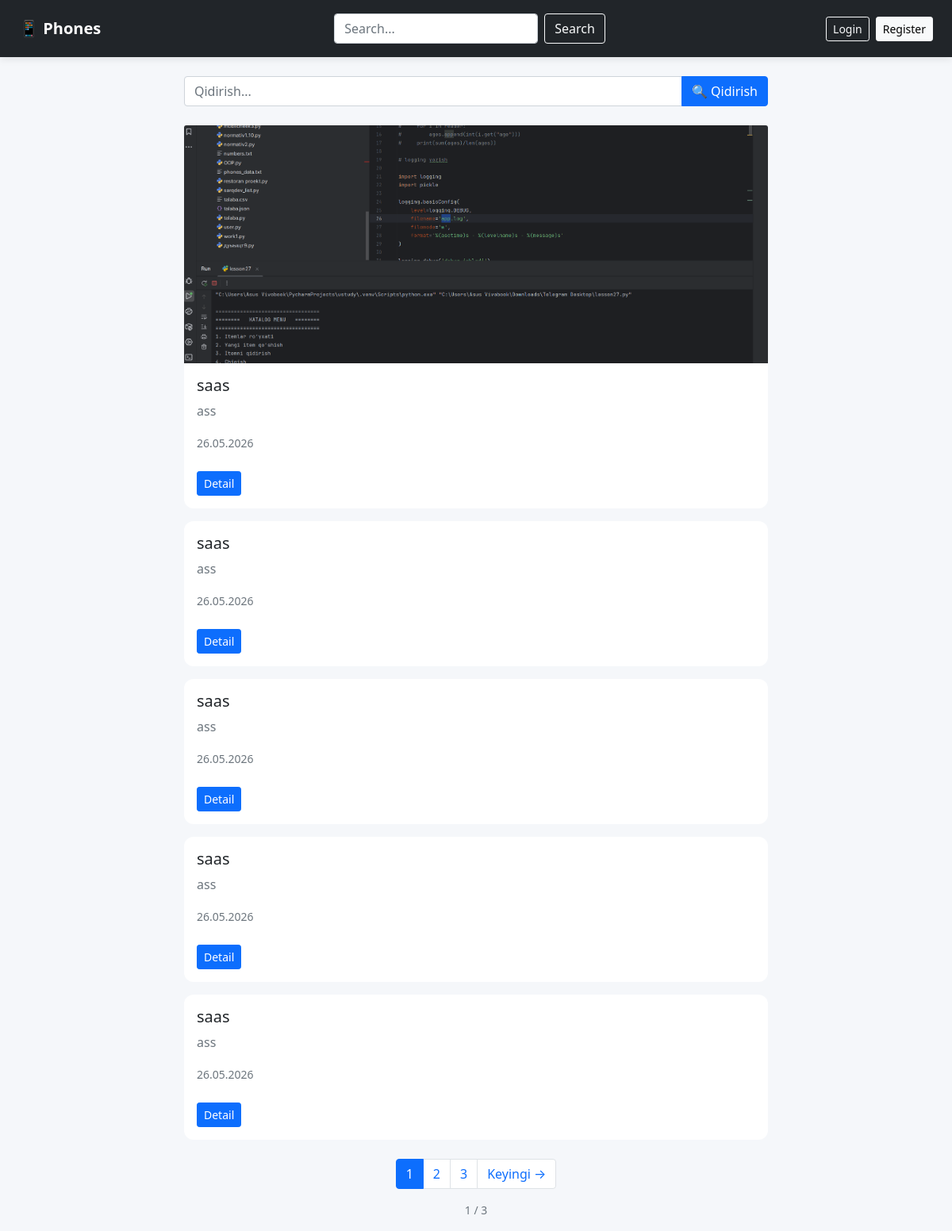
/posts/, run on the app's committed database.
### posts/models.py (models this page shows, shortened)
class Post(models.Model):
    title = models.CharField(max_length=200)
    content = models.TextField()
    image = models.ImageField(
        upload_to='posts/',
        null=True,
        blank=True
    )
    created_at = models.DateTimeField(
        auto_now_add=True
    )
    updated_at = models.DateTimeField(
        auto_now=True
    )
    is_deleted = models.BooleanField(
        default=False
    )
    objects = PostManager()
    all_objects = models.Manager()

### posts/views.py (the view)
# urls.py: path('', views.post_list),
def post_list(request):
    q = request.GET.get('q', '')
    posts = Post.objects.filter(is_deleted=False)
    if q:
        posts = posts.filter(
            title__icontains=q
        ) | posts.filter(
            content__icontains=q
        )
    paginator = Paginator(posts, 5)
    page_number = request.GET.get('page')
    page_obj = paginator.get_page(page_number)
    return render(request, 'posts/list.html', {
        'page_obj': page_obj,
        'q': q,
    })

### posts/models.py (called while the page is built)
    def get_queryset(self):
        return PostQuerySet(
            self.model,
            using=self._db
        ).filter(is_deleted=False)

### templates/posts/list.html (shortened to what this page needs)
{% extends 'base.html' %}
{% block main %}
<div class="row justify-content-center mt-4">
<div class="col-md-8">
<form method="get" class="mb-4">
<div class="input-group">
<input
type="text"
name="q"
class="form-control"
placeholder="Qidirish..."
value="{{ q }}"
>
<button
class="btn btn-primary"
type="submit"
>
🔍 Qidirish
</button>
</div>
</form>
{% if page_obj %}
{% for post in page_obj %}
<div class="card mb-3">
{% if post.image %}
<img
src="{{ post.image.url }}"
class="card-img-top"
style="
height:300px;
object-fit:cover;
"
>
{% endif %}
<div class="card-body">
<h5 class="card-title">
{{ post.title }}
</h5>
<p class="card-text text-muted">
{{ post.content|truncatewords:20 }}
</p>
<small class="text-muted">
{{ post.created_at|date:"d.m.Y" }}
</small>
<br><br>
<a
href="{% url 'post_detail' post.id %}"
class="btn btn-sm btn-primary"
>
Detail
</a>
</div>
</div>
{% endfor %}
{% else %}
<p class="text-muted">
Hech narsa topilmadi.
</p>
{% endif %}
<nav class="mt-4">
<ul class="pagination justify-content-center">
{% for num in page_obj.paginator.page_range %}
<li class="page-item {% if page_obj.number == num %}active{% endif %}">
<a
class="page-link"
href="?page={{ num }}&q={{ q }}"
>
{{ num }}
</a>
</li>
{% endfor %}
{% if page_obj.has_next %}
<li class="page-item">
<a
class="page-link"
href="?page={{ page_obj.next_page_number }}&q={{ q }}"
>
Keyingi →
</a>
</li>
{% endif %}
</ul>
</nav>
<p class="text-center text-muted small">
{{ page_obj.number }}
/
{{ page_obj.paginator.num_pages }}
</p>
</div>
</div>
{% endblock %}

### templates/base.html (style rules this page uses)
body { background-color: #f5f7fa; }
.card { border: none; border-radius: 12px; transition: 0.3s; }

### data on the page
Post: image (picture), title "saas", content "ass", created_at "26.05.2026"
Post: title "saas", content "ass", created_at "26.05.2026"
Post: title "saas", content "ass", created_at "26.05.2026"
Post: title "saas", content "ass", created_at "26.05.2026"
Post: title "saas", content "ass", created_at "26.05.2026"

### other printed values
{{ num }} "1" "2" "3"
{{ page_obj.number }} "1"
{{ page_obj.paginator.num_pages }} "3"
